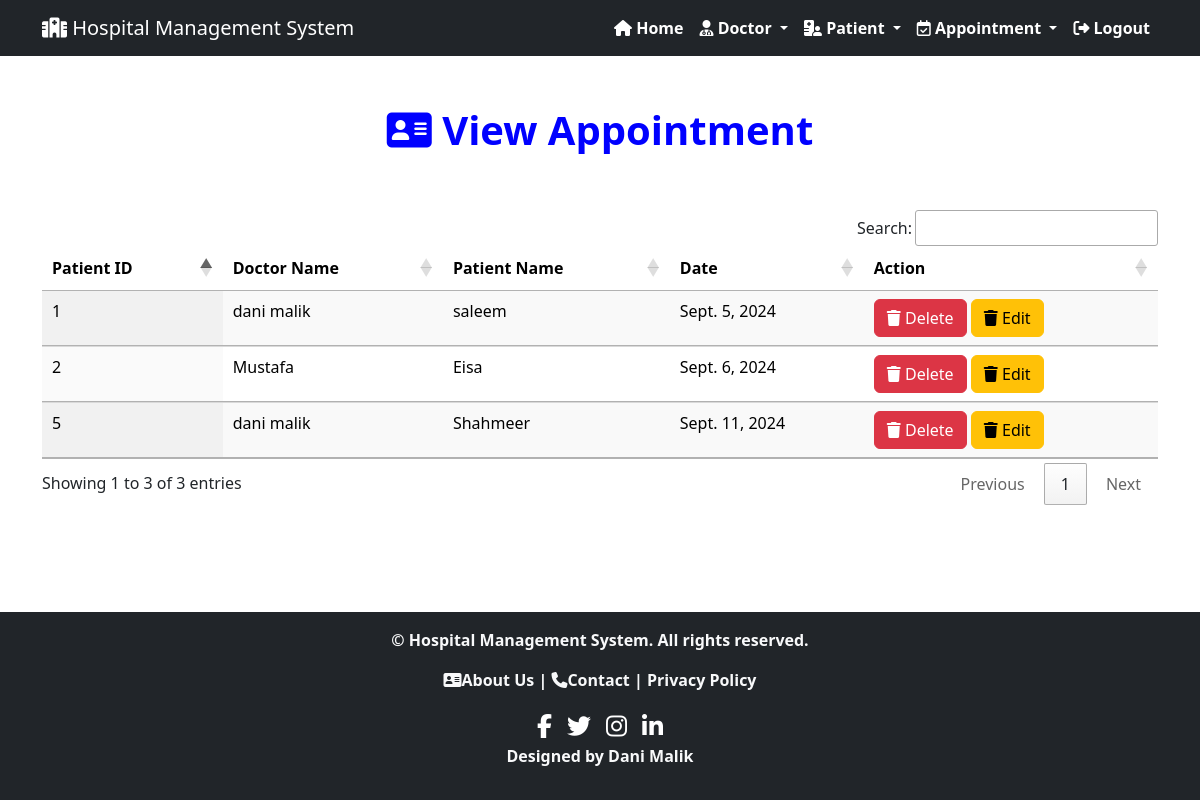
/view_appontment/ (signed in), run on the app's committed database.
### hospital/models.py (models this page shows, shortened)
class Appointment(models.Model):
    doctor = models.ForeignKey(Doctor, on_delete=models.CASCADE)
    patient = models.ForeignKey(Patient, on_delete=models.CASCADE)
    date = models.DateField()

class Patient(models.Model):
    sname = models.CharField(max_length=50)
    gender = models.CharField(max_length=30)
    contact = models.CharField(max_length=50, null=True)  # Changed to CharField to match the length
    address = models.CharField(max_length=150)

class Doctor(models.Model):
    name = models.CharField(max_length=50)
    mobile = models.CharField(max_length=50)
    special = models.CharField(max_length=50)

### hospital/views.py (the view)
# urls.py: path('view_appontment/',views.view_appointment,name='view_appointment'),
def view_appointment(request):
    if not request.user.is_staff:
        return redirect('login')
    appointments = Appointment.objects.all()
    context = {'appoint': appointments}
    return render(request, 'view_appointment.html', context)

### hospital/templates/view_appointment.html (shortened to what this page needs)
<!DOCTYPE html>
<html>
{% extends 'navigationbar.html' %}
{% load static %}
{% block body %}
<head>
    <link rel="stylesheet" href="https://cdn.datatables.net/1.11.5/css/jquery.dataTables.min.css">
    <link rel="stylesheet" href="https://cdn.datatables.net/buttons/1.7.2/css/buttons.dataTables.min.css">
</head>
<body>
    <div class="container" style="margin-top:50px">
        <h1 class="text-center" style="color:blue;"><i class="fa-solid fa-address-card"></i> View Appointment</h1>
        <br><br>
        <table class="table table-hover display" id="example">
            <thead>
                <tr>
                    <th>Patient ID</th>
                    <th>Doctor Name</th>
                    <th>Patient Name</th>
                    <th>Date</th>
                    <th>Action</th>
                </tr>
            </thead>
            <tbody>
                {% for i in appoint %}
                <tr>
                    <td>{{ i.patient.id }}</td>
                    <td>{{ i.doctor.name }}</td>
                    <td>{{ i.patient.sname }}</td>
                    <td>{{ i.date }}</td>
                    <td>
                        <a href="{% url 'delete_appointment' i.id %}" class="btn btn-danger" onclick="return confirm('Are you sure you want to delete this appointment?')">
                            <i class="fa-solid fa-trash"></i> Delete
                        </a>
                        <a href="{% url 'edit_appointment' i.id %}" class="btn btn-warning" onclick="return confirm('Are you sure you want to edit this Appointment?')">
                            <i class="fa-solid fa-trash"></i> Edit
                        </a>
                    </td>
                </tr>
                {% endfor %}
            </tbody>
        </table>
    </div>
</body>
{% endblock %}

### hospital/templates/navigationbar.html (shortened to what this page needs)
<!DOCTYPE html>
<html lang="en">
<head>
    {% load static %}
    <link href="https://cdn.jsdelivr.net/npm/bootstrap@5.3.3/dist/css/bootstrap.min.css" rel="stylesheet">
    <link rel="stylesheet" type="text/css" href="{% static 'css/mystyle.css' %}">
</head>
<body>
    <nav class="navbar navbar-expand-sm bg-dark navbar-dark">
        <div class="container">
            <a class="navbar-brand" href="#"> <i class="fa-solid fa-hospital"></i> Hospital Management System</a>
            <div class="collapse navbar-collapse" id="myMenu">
                <ul class="navbar-nav text-center ms-auto">
                    {% if not request.user.is_staff %}
                    <li class="nav-item"><a class="nav-link" href="{% url 'home' %}"><i class="fas fa-home"></i> Home</a></li>
                    <li class="nav-item"><a class="nav-link" href="{% url 'about' %}"><i class="fa-solid fa-address-card"></i> About</a></li>
                    <li class="nav-item"><a class="nav-link" href="{% url 'contact' %}"><i class="fa-duotone fa-solid fa-phone"></i> Contact</a></li>
                    {% else %}
                    <li class="nav-item"><a class="nav-link" href="{% url 'home' %}"><i class="fas fa-home"></i> Home</a></li>
                    <li class="nav-item dropdown">
                        <a class="nav-link dropdown-toggle" href="#" id="doctorDropdown" data-bs-toggle="dropdown" aria-expanded="false">
                            <i class="fa-solid fa-user-doctor"></i> Doctor
                        </a>
                    </li>
                    <li class="nav-item dropdown">
                        <a class="nav-link dropdown-toggle" href="#" id="patientDropdown" data-bs-toggle="dropdown" aria-expanded="false">
                            <i class="fa-solid fa-hospital-user"></i> Patient
                        </a>
                    </li>
                    <li class="nav-item dropdown">
                        <a class="nav-link dropdown-toggle" href="#" id="appointmentDropdown" data-bs-toggle="dropdown" aria-expanded="false">
                            <i class="fa-regular fa-calendar-check"></i> Appointment
                        </a>
                    </li>
                    <li class="nav-item"><a class="nav-link" href="{% url 'logout' %}"><i class="fa-solid fa-right-from-bracket"></i> Logout</a></li>
                    {% endif %}
                </ul>
            </div>
        </div>
    </nav>
    {% block body %}
    {% endblock %}
    {% include 'footer.html' %}
</body>
</html>

### hospital/templates/footer.html (shortened to what this page needs)
<footer class="footer bg-dark text-light py-3">
    <div class="container text-center">
        <p>&copy; {{ current_year }} Hospital Management System. All rights reserved.</p>
        <p>
            <a href="#" class="text-light"><i class="fa-solid fa-address-card"></i>About Us</a> |
            <a href="#" class="text-light"><i class="fa-duotone fa-solid fa-phone"></i>Contact</a> |
            <a href="#" class="text-light">Privacy Policy</a>
        </p>
        <div class="social-icons">
            <a href="https://facebook.com" target="_blank" title="Facebook">
                <i class="fab fa-facebook-f"></i>
            </a>
            <a href="https://twitter.com" target="_blank" title="Twitter">
                <i class="fab fa-twitter"></i>
            </a>
            <a href="https://instagram.com" target="_blank" title="Instagram">
                <i class="fab fa-instagram"></i>
            </a>
            <a href="https://linkedin.com" target="_blank" title="LinkedIn">
                <i class="fab fa-linkedin-in"></i>
            </a>
        </div>
        <p>
            Designed by <a href="https://example.com" class="text-light" target="_blank">Dani Malik</a>
        </p>
    </div>
</footer>

### hospital/templates/navigationbar.html (style rules this page uses)
.nav-link { color: white !important; }

### hospital/templates/view_appointment.html (style rules this page uses)
.text-center { color: #43234; font-weight: bold; }

### hospital/templates/footer.html (style rules this page uses)
html, body { height: 100%; margin: 0; }
body { display: flex; flex-direction: column; min-height: 100vh; }
.footer { margin-top: auto; background-color: #343a40; color: #ffffff; padding: 20px 0; animation: fadeIn 2s ease-in-out; }
.footer a { color: #ffffff; text-decoration: none; transition: color 0.3s ease; }
.footer .social-icons { margin-top: 10px; display: flex; justify-content: center; gap: 15px; animation: fadeInUp 2s ease-in-out; }
.footer .social-icons a { color: #ffffff; font-size: 1.5rem; transition: transform 0.3s ease, color 0.3s ease; }
.footer .container { text-align: center; }

### data on the page
Appointment: patient.id "1", doctor.name "dani malik", patient.sname "saleem", date "Sept. 5, 2024"
Appointment: patient.id "2", doctor.name "Mustafa", patient.sname "Eisa", date "Sept. 6, 2024"
Appointment: patient.id "5", doctor.name "dani malik", patient.sname "Shahmeer", date "Sept. 11, 2024"
